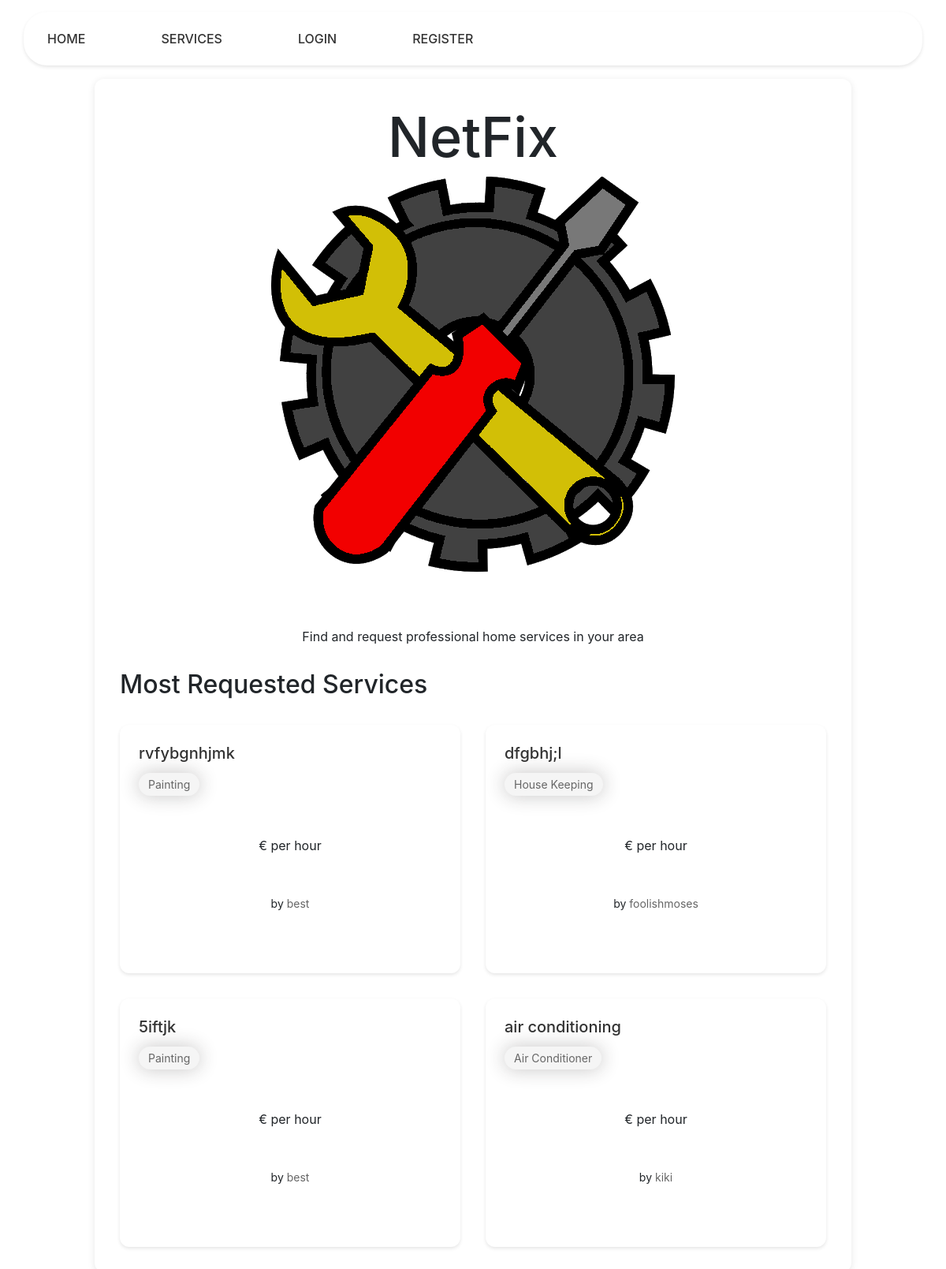
The page / on the database its author committed.
### services/models.py (models this page shows, shortened)
class RequestService(models.Model):
    service = models.ForeignKey(Service, on_delete=models.CASCADE)
    user = models.ForeignKey(Customer, on_delete=models.CASCADE)
    address = models.CharField(max_length=100)
    hours = models.IntegerField(
        validators=[MinValueValidator(0)]
    )
    date = models.DateTimeField(auto_now=True, null=False)

class Service(models.Model):
    company = models.ForeignKey(Company, on_delete=models.CASCADE)
    name = models.CharField(max_length=40)
    description = models.TextField()
    price_hour = models.DecimalField(decimal_places=2, max_digits=100)
    rating = models.IntegerField(validators=[MinValueValidator(
        0), MaxValueValidator(5)], default=0)
    choices = (
        ('Air Conditioner', 'Air Conditioner'),
        ('Carpentry', 'Carpentry'),
        ('Electricity', 'Electricity'),
        ('Gardening', 'Gardening'),
        ('Home Machines', 'Home Machines'),
        ('House Keeping', 'House Keeping'),
        ('Interior Design', 'Interior Design'),
        ('Locks', 'Locks'),
        ('Painting', 'Painting'),
        ('Plumbing', 'Plumbing'),
        ('Water Heaters', 'Water Heaters'),
    )
    field = models.CharField(max_length=30, blank=False,
                             null=False, choices=choices)
    date = models.DateTimeField(auto_now=True, null=False)
    def __str__(self):
        return self.name

### users/models.py (models this page shows, shortened)
class Company(models.Model):
    user = models.OneToOneField(
        User, on_delete=models.CASCADE, primary_key=True)
    field = models.CharField(max_length=70, choices=(('Air Conditioner', 'Air Conditioner'),
                                                     ('All in One', 'All in One'),
                                                     ('Carpentry', 'Carpentry'),
                                                     ('Electricity',
                                                      'Electricity'),
                                                     ('Gardening', 'Gardening'),
                                                     ('Home Machines',
                                                      'Home Machines'),
                                                     ('House Keeping',
                                                      'House Keeping'),
                                                     ('Interior Design',
                                                      'Interior Design'),
                                                     ('Locks', 'Locks'),
                                                     ('Painting', 'Painting'),
                                                     ('Plumbing', 'Plumbing'),
                                                     ('Water Heaters', 'Water Heaters')), blank=False, null=False)
    rating = models.IntegerField(
        validators=[MaxValueValidator(5), MinValueValidator(0)], default=0)

class User(AbstractUser):
    is_company = models.BooleanField(default=False)
    is_customer = models.BooleanField(default=False)
    email = models.EmailField(unique=True)
    USERNAME_FIELD = 'email'
    REQUIRED_FIELDS = ['username']
    def __str__(self):
        return self.username

### main/views.py (the view)
# urls.py: path('', v.home, name='home'),
def home(request):
    service_counts = (
    RequestService.objects
    .values("service_id")
    .annotate(request_count=Count("id"))
    .order_by("-request_count")
)
    latest_service = (
    RequestService.objects
    .filter(service_id=OuterRef("service_id"))
    .order_by("-date")  # Get latest entry for each service_id
    .values("id")[:1]
)
    services = (
    RequestService.objects
    .filter(id__in=Subquery(latest_service))
    .annotate(request_count=Subquery(
        service_counts.filter(service_id=OuterRef("service_id")).values("request_count")[:1]
    ))
    .order_by("-request_count")
    .select_related("service")  # Fetch related service details
)
    for service in services:
        service.price = service.service.price_hour * service.hours
    return render(request, "main/home.html", {'services':services})

### main/templates/main/home.html (shortened to what this page needs)
{% extends 'main/base.html' %}
{% block content %}
    <div class="hero-section">
        <h1 class="site_title">NetFix</h1>
        <img class="home_logo" src="static/css/logo.png" alt="logo">
        <p class="hero-description">Find and request professional home services in your area</p>
    </div>
    <section class="most-requested">
        <h2 class="section-title">Most Requested Services</h2>
        <div class="services-grid">
            {% for service in services %}
            <div class="service-card">
                <div class="service-header">
                    <h3><a href="/services/{{service.service.id}}">{{service.service}}</a></h3>
                    <span class="service-field">{{service.service.field}}</span>
                </div>
                <div class="service-details">
                    <p class="service-price">€{{service.price_hour}} per hour</p>
                    <p class="service-provider">
                        by <a href="/company/{{service.service.company.user}}">{{service.service.company.user}}</a>
                    </p>
                </div>
            </div>
            {% endfor %}
        </div>
    </section>
{% endblock %}

### static/css/style.css (style rules this page uses)
body { background: #f5f5f5; font-family: 'Inter', sans-serif; color: #333; line-height: 1.6; padding: 0; margin: 0; }
a { color: #ee5e4b; text-decoration: none; }
.content p { text-align: center; margin: 30px 0px; white-space: pre-line; }
.home_logo { display: block; margin: 0 auto; margin-bottom: 70px; }
.site_title { text-align: center; font-size: 70px; }
span { background-color: #3834343d; border-radius: 30px; box-shadow: 0px 0px 23px 1px #2423213d; padding: 5px 10px; margin: 5px 0px; }
.service-card { background: #fff; border-radius: 8px; padding: 1.5rem; margin-bottom: 1.5rem; box-shadow: 0 2px 4px rgba(0, 0, 0, 0.05); transition: transform 0.2s; }
.services-grid { display: grid; grid-template-columns: repeat(auto-fill, minmax(300px, 1fr)); gap: 2rem; margin-top: 2rem; }
.service-card { background: white; border-radius: 12px; padding: 1.5rem; box-shadow: 0 2px 4px rgba(0, 0, 0, 0.1); transition: all 0.3s ease; display: flex; flex-direction: column; height: 100%; }
.service-header { margin-bottom: 1rem; }
.service-header h3 { margin: 0 0 0.5rem 0; font-size: 1.25rem; }
.service-header a { color: #333; text-decoration: none; }
.service-field { display: inline-block; padding: 0.25rem 0.75rem; background: #f5f5f5; border-radius: 20px; font-size: 0.875rem; color: #666; }
.service-price { display: flex; flex-direction: column; }
.service-provider { font-size: 0.875rem; }
.service-provider a { color: #666; text-decoration: none; }

### rows shown on the page
RequestService: service "rvfybgnhjmk", service.field "Painting", service.company.user "best"
RequestService: service "dfgbhj;l", service.field "House Keeping", service.company.user "foolishmoses"
RequestService: service "5iftjk", service.field "Painting", service.company.user "best"
RequestService: service "air conditioning", service.field "Air Conditioner", service.company.user "kiki"
